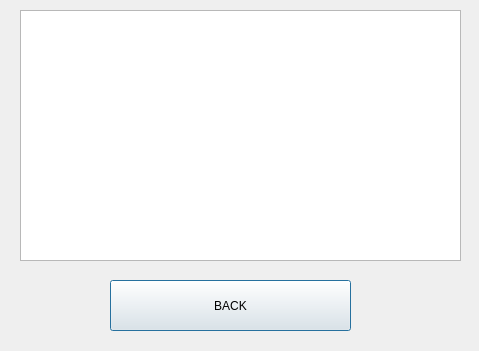
<?xml version="1.0" encoding="UTF-8"?>
<ui version="4.0">
 <class>Past</class>
 <widget class="QDialog" name="Past">
  <property name="geometry">
   <rect>
    <x>0</x>
    <y>0</y>
    <width>479</width>
    <height>351</height>
   </rect>
  </property>
  <property name="windowTitle">
   <string>Dialog</string>
  </property>
  <widget class="QPushButton" name="pushButton">
   <property name="geometry">
    <rect>
     <x>110</x>
     <y>280</y>
     <width>241</width>
     <height>51</height>
    </rect>
   </property>
   <property name="text">
    <string>BACK</string>
   </property>
  </widget>
  <widget class="QTableView" name="tableView">
   <property name="geometry">
    <rect>
     <x>20</x>
     <y>10</y>
     <width>441</width>
     <height>251</height>
    </rect>
   </property>
  </widget>
 </widget>
 <resources/>
 <connections/>
</ui>
